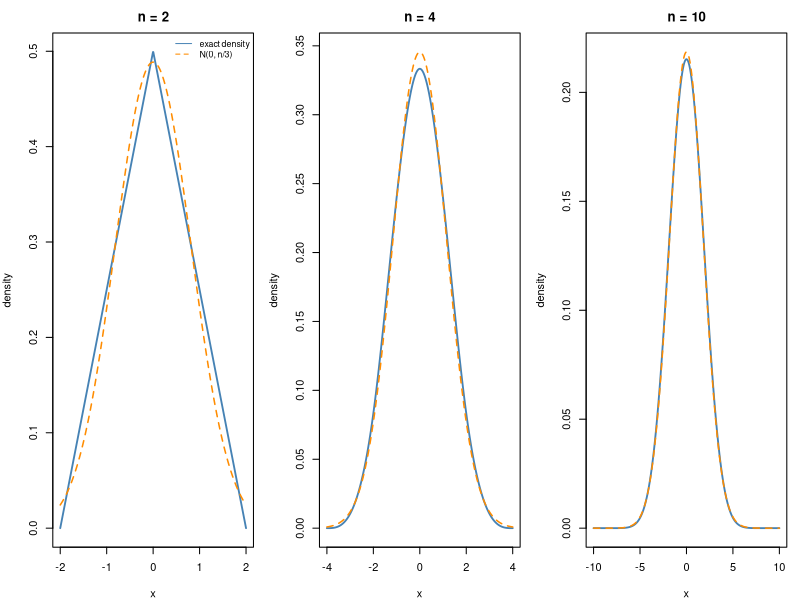

This chart was generated by the following R code:
# Exact density of a sum of n i.i.d. U(-1,1) variables versus the normal approximation N(0, n/3).
exact_density <- function(x, n) {
  total <- numeric(length(x))
  for (k in 0:n) {
    term <- n + x - 2 * k
    total <- total + ifelse(term > 0, (-1)^k * choose(n, k) * pmax(term, 0)^(n - 1), 0)
  }
  ifelse(abs(x) <= n, total / (2^n * factorial(n - 1)), 0)
}

op <- par(mfrow = c(1, 3), mar = c(4, 4, 2.5, 1))
for (n in c(2, 4, 10)) {
  x <- seq(-n, n, length.out = 600)
  f <- exact_density(x, n)
  g <- dnorm(x, 0, sqrt(n / 3))
  plot(x, f, type = "l", lwd = 1.8, col = "steelblue", ylim = c(0, max(f, g)),
       xlab = "x", ylab = "density", main = paste("n =", n))
  lines(x, g, lwd = 1.5, lty = 2, col = "darkorange")
  if (n == 2) {
    legend("topright", bty = "n", cex = 0.8, lty = c(1, 2), col = c("steelblue", "darkorange"),
           legend = c("exact density", "N(0, n/3)"))
  }
}
par(op)
